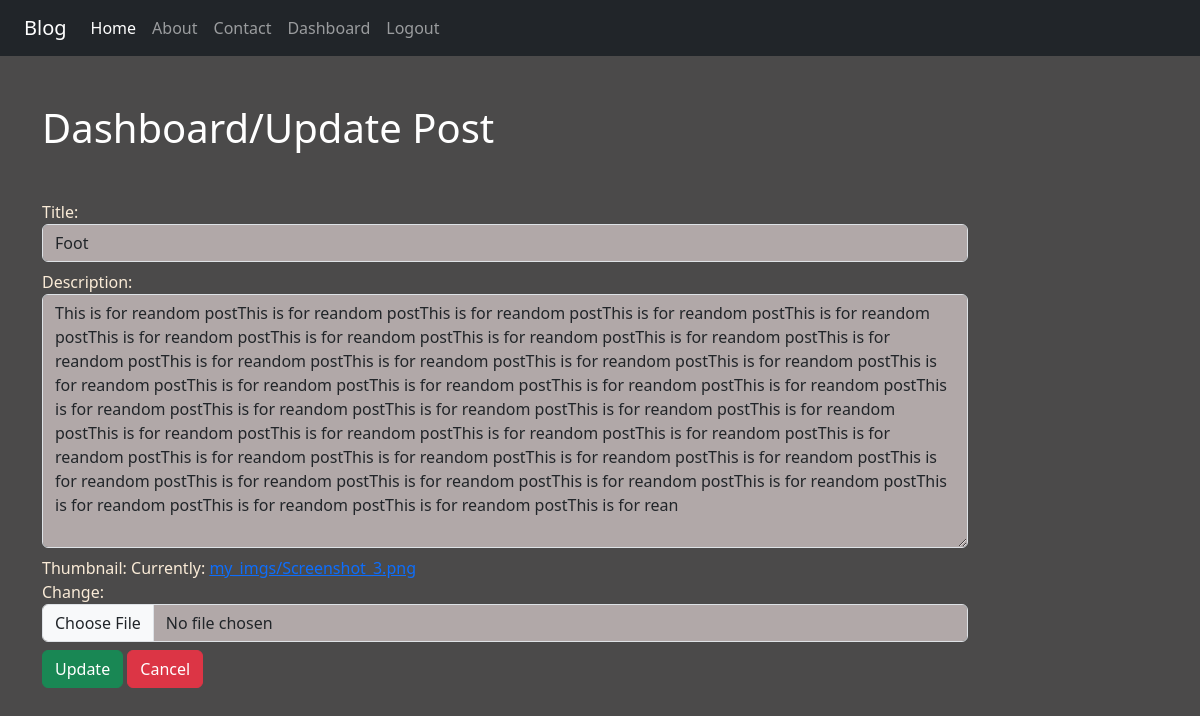
Page /updatepost/9/ (signed in) on the committed database.
### blogs/models.py (models this page shows)
class Post(models.Model):
    title = models.CharField(max_length=100)
    desc = models.CharField(max_length=1000)
    thumb = models.ImageField(upload_to="my_imgs", null=True)

### blogs/views.py (the view)
# urls.py: path('updatepost/<int:id>/', views.update_post, name='updatepost'),
def update_post(request, id):
    if request.user.is_authenticated:
        if request.method == 'POST':
            pi = Post.objects.get(pk=id)
            fm = PostForm(request.POST, instance=pi)
            if fm.is_valid():
                fm.save()
                messages.success(request, 'Post Updated Successfully')
        else:
            pi = Post.objects.get(pk=id)
            fm = PostForm(instance=pi)
        return render(request, 'blogs/updatepost.html', {'form':fm})
    else:
        return HttpResponseRedirect('/login/')

### blogs/forms.py
class PostForm(forms.ModelForm):
    class Meta:
        model = Post
        fields = '__all__'
        labels = {'desc':'Description', 'thumb': 'Thumbnail',}
        widgets = {'title':forms.TextInput(attrs={'class':'form-control'}),
                   'desc':forms.Textarea(attrs={'class':'form-control'}),
                   'thumb':forms.ClearableFileInput(attrs={'class':'form-control'}),
                   }

### blogs/templates/blogs/updatepost.html (shortened to what this page needs)
{% extends "blogs/base.html" %}
{% load static %}
{% block content %}
    <div class="col-sm-10">
        <h1 class="text-white my-5"> Dashboard/Update Post </h1>
        <form method = 'POST' novalidate>
              {% for fm in form %}
                <div class="form-group mb-2">
                    {{fm.label_tag}} {{fm}} <small class="text-warning">{{fm.errors|striptags}}</small>
                </div>
              {% endfor %}
            <button type="submit" class="btn btn-success">Update</button>
            <a href="{% url "dashboard" %}" class="btn btn-danger">Cancel</a>
        </form>
    </div>
{% endblock content %}

### blogs/static/blogs/css/style.css (style rules this page uses)
body { background-color: rgb(75, 74, 74); color: antiquewhite; }
.form-control { background-color: rgb(177, 168, 168); }

### rows in the picture
Post: form "Foot" "This is for reandom postThis is for reandom postThis is for reandom postThis is for reandom postThis is for reandom postThis is for reandom postThis is for reandom postThis is for reandom postThis is for reandom postThis is for reandom postThis is for reandom postThis is for reandom postThis is for reandom postThis is for reandom postThis is for reandom postThis is for reandom postThis is for reandom postThis is for reandom postThis is for reandom postThis is for reandom postThis is for reandom postThis is for reandom postThis is for reandom postThis is for reandom postThis is for reandom postThis is for reandom postThis is for reandom postThis is for reandom postThis is for reandom…"

### other values in the picture
{{ fm.label_tag }} "Title:" "Description:" "Thumbnail:"
